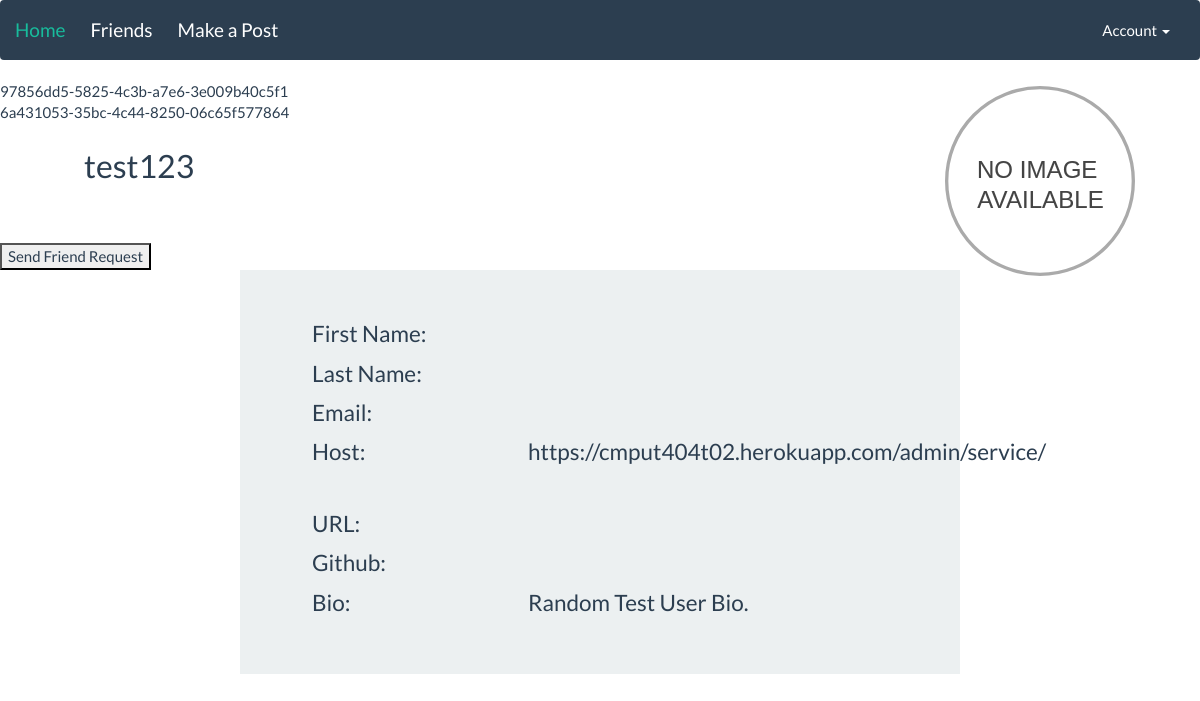
Page /author/97856dd558254c3ba7e63e009b40c5f1/ (signed in) on the committed database.
### service/models.py (models this page shows)
class Author(models.Model):
    user = models.OneToOneField(User, on_delete=models.CASCADE, null=True, blank=True)
    id = models.UUIDField(primary_key=True, default=uuid.uuid4)
    host = models.CharField(max_length=500, null=True, blank=True, default='https://cmput404t02.herokuapp.com/service/')
    displayName = models.CharField(max_length=50, null=True, blank=True, default='')
    url = models.CharField(max_length=500, null=True, blank=True)
    github = models.CharField(max_length=500, null=True, blank=True)
    email = models.EmailField(max_length=254, default="" , null=True, blank=True)
    firstName = models.CharField(max_length=30, default="" , null=True, blank=True)
    lastName = models.CharField(max_length=30, default="", null=True, blank=True)
    bio = models.TextField(default="", null=True, blank=True)
    friends = models.ManyToManyField("self", related_name="friends", blank=True)
    def __str__(self):
        return self.displayName

### website/views.py (the view)
# urls.py: url(r'^author/(?P<id>[^/]+)/?$', views.view_profile, name='view_profile'),
@login_required(login_url="login/")
def view_profile(request, id):
    if (request.method == 'GET'):
        author = Author.objects.get(id=id)
        display = Author.objects.get(id=id)
        user = request.user
        request_id = Author.objects.get(user=user).id
        return render(request, 'author.html', {'author':author, 'user_id':request_id,'request_user':user, 'profile_user':display })

### templates/author.html (shortened to what this page needs)
{% extends 'base.html' %}
{% load staticfiles %}
{% block content %}
 <link rel="stylesheet" href="/static/css/author.css"/>
<div class="entry">
  <img src="/static/images/No_image_available.svg" alt="img" id="profile_picture">
</div>
{{author.id}}
<br>
{{user_id}}
<h2 id="display_name"> {{author.displayName }} &nbsp; </h2>
{% if not profile_id == user_id %}
<form action="{% url 'service:friendrequest_handler' %}" method="post" id="friend_form">
<input type="submit" value="Send Friend Request" />
</form>
{% endif %}
<div class = "jumbotron" id="jumbobody">
<span class="info"> First Name: </span> <span class="info_value"> {{ author.firstName }} &nbsp; </span>
<span class="info"> Last Name: </span> <span class="info_value"> {{ author.lastName }} &nbsp; </span>
<span class="info"> Email: </span> <span class="info_value"> {{ author.email }} &nbsp; </span>
<span class="info"> Host: </span> <span class="info_value"> {{ author.host }} &nbsp; </span>
<span class="info"> URL: </span> <span class="info_value"> {{ author.url }} &nbsp; </span>
<span class="info"> Github: </span> <span class="info_value"> {{ author.github }} &nbsp; </span>
<span class="info"> Bio: </span> <span class="info_value"> {{ author.bio }} &nbsp; </span>
</div>
{% endblock %}

### templates/base.html (shortened to what this page needs)
 {% load staticfiles %}
<!DOCTYPE html>
<html ng-app='cmput404client'>
<head>
	<link href="{% static 'css/bootstrap.min.css' %}" rel="stylesheet">
	<link href="{% static 'css/stream.css' %}" rel="stylesheet">
</head>
<body>
	<nav class="navbar navbar-default">
		<div class="container-fluid">
			<div class="navbar-header">
				<a class="navbar-brand" href="/">Home</a>
				<div id="mainmenu" class="navbar-header">
					<a class="navbar-brand" style="padding-left:25px" href="/service/friends">Friends</a>
					<a class="navbar-brand" style="padding-left:25px" href="/make_post">Make a Post</a>
				</div>
			</div>
			<div class="collapse navbar-collapse" id="bs-example-navbar-collapse-1">
				<ul class="nav navbar-nav navbar-right">
					<li class="dropdown">
						<a href="#" class="dropdown-toggle" data-toggle="dropdown" role="button" aria-expanded="false">Account <span class="caret"></span></a>
					</li>
				</ul>
			</div>
		</div>
	</nav>
	{% block content %} {% endblock %}
</body>
</html>

### cmput404/static/css/author.css (style rules this page uses)
#display_name { float left; margin: 2% 7% 5% 7%; }
.info { display: table; float: left; margin: 0 0 1% 10%; font-size: 150%; }
.info_value { display: table; margin: 0 0 1% 40%; font-size: 150%; }
#jumbobody { margin: 0 20% 0 20%; }
#profile_picture { float: right; max-width: 200px; margin: 0 5% 0 0; }

### rows in the picture
Author: id "97856dd5-5825-4c3b-a7e6-3e009b40c5f1", displayName "test123", host "https://cmput404t02.herokuapp.com/admin/service/", bio "Random Test User Bio."
Author: id "6a431053-35bc-4c44-8250-06c65f577864"
